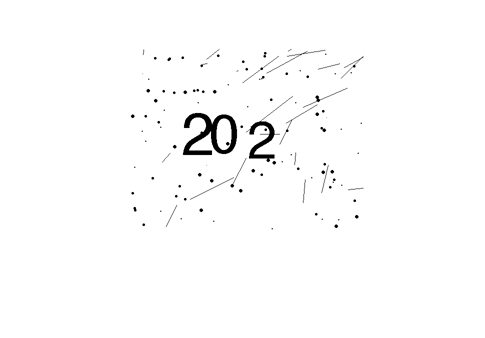
%> input picture input_img.png, 485 x 338 px
$ octave --eval "result = DenoiseFunction(imread('input_img.png'));"   (GNU Octave 9; MATLAB toolbox functions it lacks are replaced by stand-ins)
%> lines starting %> are read from the running program, lines starting %| are printed output that depends on the picture; in (x1, y1, x2, y2) boxes, pixels count from 0 and x2, y2 are one past the last pixel; in counts of white or black regions, pixels touching at a corner belong together; the program's own positions count from 1
function [outputArg1] = DenoiseFunction(I)
%DENOISEFUNCTION Denoise Image Function
%
    Ibinary= im2bw(I,graythresh(I));
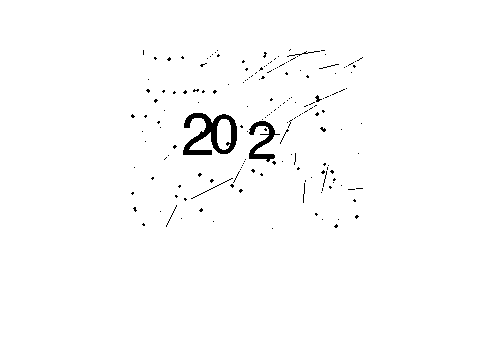
%> Ibinary: size 338x485 logical; 98.6% white; 176 black regions (168 under 20 px), largest, box (x1, y1, x2, y2) and area: (183, 113, 237, 155) 1020, (249, 121, 280, 162) 457, (191, 178, 233, 199) 42
    Ibinaryf = imfilter(Ibinary,fspecial('average',5),'replicate');
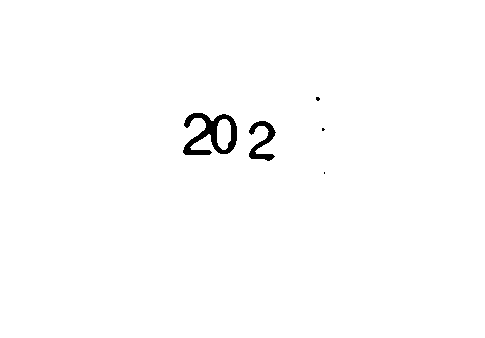
%> Ibinaryf: size 338x485 logical; 99.1% white; 5 black regions (3 under 20 px), largest, box (x1, y1, x2, y2) and area: (183, 113, 237, 155) 1019, (249, 121, 276, 161) 450
    se1 =strel('disk',1);
    IbinaryAfterClosing=imclose(Ibinaryf,se1);
%> IbinaryAfterClosing: size 338x485 logical; 99.1% white; 4 black regions (2 under 20 px), largest, box (x1, y1, x2, y2) and area: (183, 113, 237, 155) 1019, (249, 121, 276, 161) 449

    outputArg1 = IbinaryAfterClosing;
end
